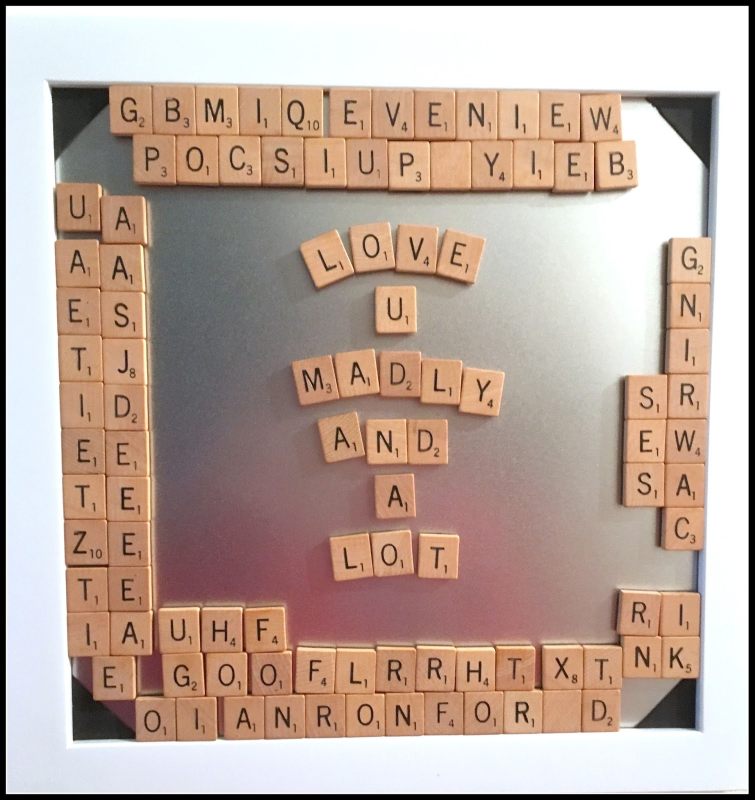
#> input picture vision/IMG_8318.jpg, 1509 x 1600 px (shown at 1/2 size)
$ python -i template_recognizer.py   (imports and definitions only)
#> lines starting #> are read from the running program, lines starting #| are printed output that depends on the picture; after the words box and inside, x2 and y2 are one past the last pixel; in counts of white or black regions, pixels touching at a corner belong together
"""Template-based letter recognition for Bananagram tiles.

Uses only reference images (A.png through Z.png) from real tiles. Same
normalization for every crop and template: binarize, center the letter,
fixed size. No OCR models. Works consistently when templates are from
your actual tile set.
"""

import os
import cv2
import numpy as np

DEFAULT_TEMPLATE_DIR = os.path.join(
    os.path.dirname(os.path.abspath(__file__)), "templates"
)
TEMPLATE_SIZE = 96
LETTER_ROI_FRAC = 0.70
MIN_MATCH_SCORE = 0.44   # accept when correlation is decent
# Winner must beat second-best by this much (stops "everything is O", but not too strict)
MIN_WINNER_MARGIN = 0.03


def _letter_roi(img, center_frac=LETTER_ROI_FRAC):
    """Center crop to isolate letter and remove tile edges."""
    h, w = img.shape[:2]
    m = (1.0 - center_frac) / 2.0
    y0, y1 = int(h * m), int(h * (1 - m))
    x0, x1 = int(w * m), int(w * (1 - m))
    return img[y0:y1, x0:x1]


def _binarize_same_conv(roi):
    """Otsu binarize; letter=black (0), background=white (255). Same for template and crop."""
    if roi.ndim > 2:
        roi = cv2.cvtColor(roi, cv2.COLOR_BGR2GRAY)
    _, binary = cv2.threshold(roi, 0, 255, cv2.THRESH_BINARY + cv2.THRESH_OTSU)
    if np.mean(binary) < 127:
        binary = 255 - binary
    return binary


def _center_letter(img, size=TEMPLATE_SIZE):
    """Put the letter's centroid at the center. img: binarized, letter=black.
    Work in 'size' space so output is always size x size."""
    if img.shape[0] != size or img.shape[1] != size:
        img = cv2.resize(img, (size, size), interpolation=cv2.INTER_CUBIC)
    pts = np.column_stack(np.where(img == 0))
    if len(pts) == 0:
        return img
    cy, cx = pts.mean(axis=0)
    dx = size / 2.0 - cx
    dy = size / 2.0 - cy
    M = np.float64([[1, 0, dx], [0, 1, dy]])
    return cv2.warpAffine(img, M, (size, size), borderValue=255)


def normalize_for_match(img, size=TEMPLATE_SIZE):
    """Same pipeline for crop and template: ROI -> resize -> binarize -> center."""
    roi = _letter_roi(img, LETTER_ROI_FRAC)
    resized = cv2.resize(roi, (size, size), interpolation=cv2.INTER_CUBIC)
    binary = _binarize_same_conv(resized)
    return _center_letter(binary, size)


# [5 lines left out: function _match_score, not called in this run]


class TemplateRecognizer:
    """Match tile crops to A–Z templates. Templates must be normalized the same way."""

    # [19 lines left out: functions __init__, _load_templates, not called in this run]

    @property
    def available(self):
        return len(self._templates) > 0

    # [23 lines left out: function recognize, not called in this run]

    def predict_batch(self, crops):
        """Return list of (letter_or_None, confidence_0_100) for each crop."""
        return [self.recognize(c) for c in crops]

>>> import cv2
>>> picture = cv2.imread('IMG_8318.jpg')
#> picture is the input picture: shape (1600, 1509, 3); mean B, G, R 155.4, 166.5, 187.3
>>> result = normalize_for_match(picture)
#> in _letter_roi, `return img[y0:y1, x0:x1]`:
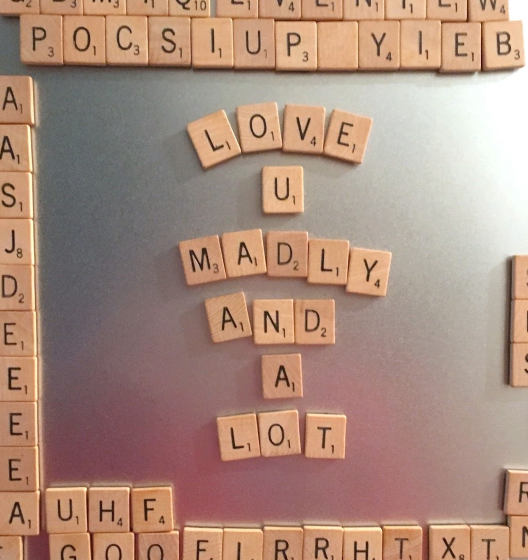
#> returned value: shape (1120, 1056, 3) (shown at 1/2 size); mean of channels 0, 1, 2 125.6, 140.7, 170.8; drawn as B, G, R
#> in normalize_for_match, `resized = cv2.resize(roi, (size, size), interpolation=cv2.INTER_CUBIC)`:
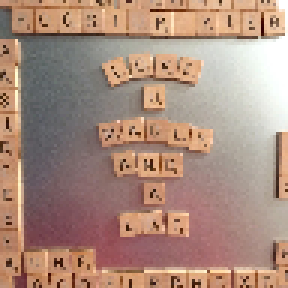
#> resized: shape (96, 96, 3) (shown 3 times larger); mean B, G, R 125.5, 140.6, 170.6
#> in _binarize_same_conv, `roi = cv2.cvtColor(roi, cv2.COLOR_BGR2GRAY)`:
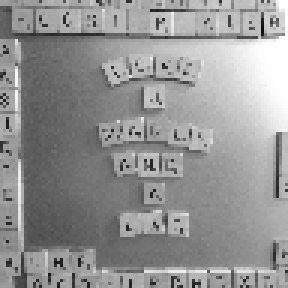
#> roi: shape (96, 96) (shown 3 times larger); min 15, max 255, mean 147.8
#> in _binarize_same_conv, `_, binary = cv2.threshold(roi, 0, 255, cv2.THRESH_BINARY + cv2.THRESH_..`:
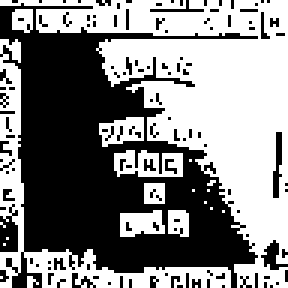
#> binary: shape (96, 96) (shown 3 times larger); 52% white; 130 black regions (125 under 20 px), largest, box (x1, y1, x2, y2) and area: (0, 1, 86, 96) 3830, (0, 68, 6, 84) 67, (91, 44, 94, 66) 43, (87, 80, 96, 90) 40, (50, 0, 68, 4) 21
#> in _center_letter, `pts = np.column_stack(np.where(img == 0))`: pts = 4423 pairs, first value 0 to 95, second value 0 to 95
#> in _center_letter, `cy, cx = pts.mean(axis=0)`: cy = 53.76; cx = 36.09
#> in _center_letter, `dx = size / 2.0 - cx`: dx = 11.91
#> in _center_letter, `dy = size / 2.0 - cy`: dy = -5.76
#> in _center_letter, `M = np.float64([[1, 0, dx], [0, 1, dy]])`: M = [[1, 0, 11.91], [0, 1, -5.76]]
#> in _center_letter, `return cv2.warpAffine(img, M, (size, size), borderValue=255)`:
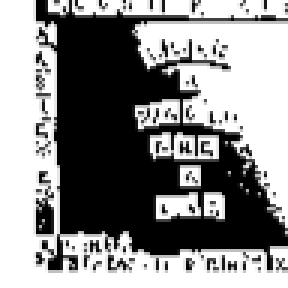
#> returned value: shape (96, 96) (shown 3 times larger); min 0, max 255, mean 139.5
